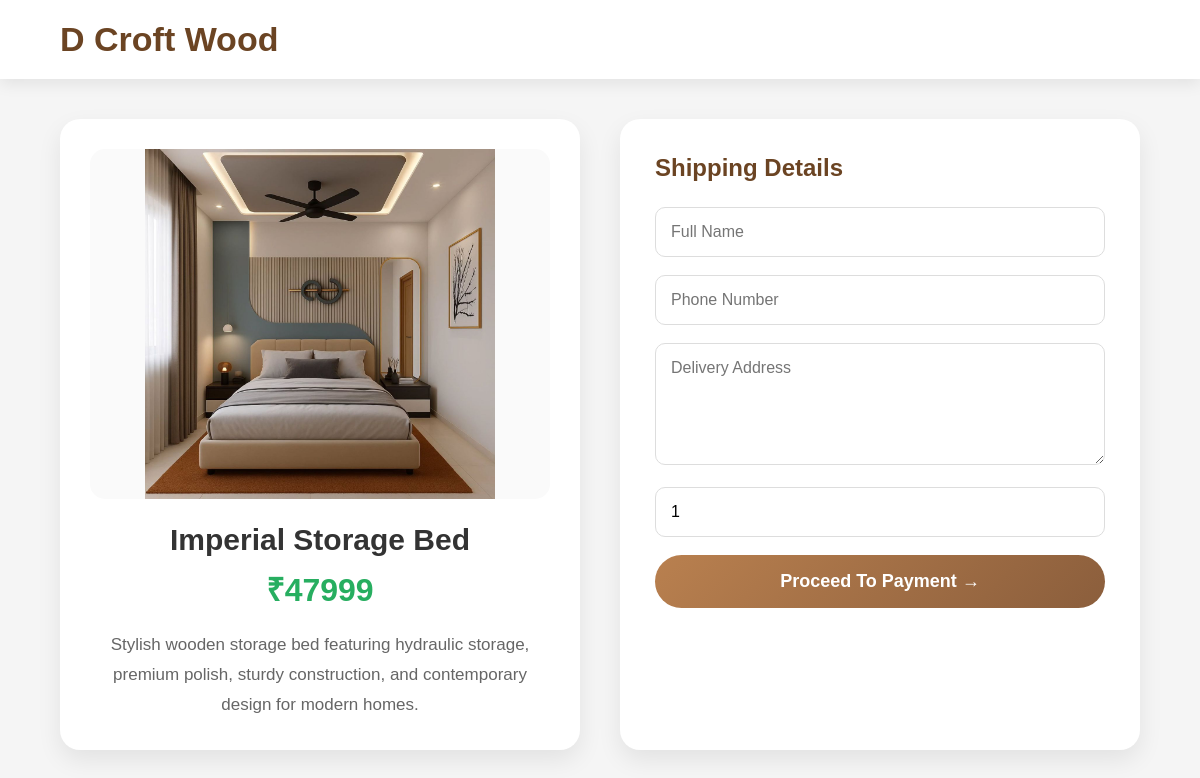
Before: /buy-now/18/ with the older database file.
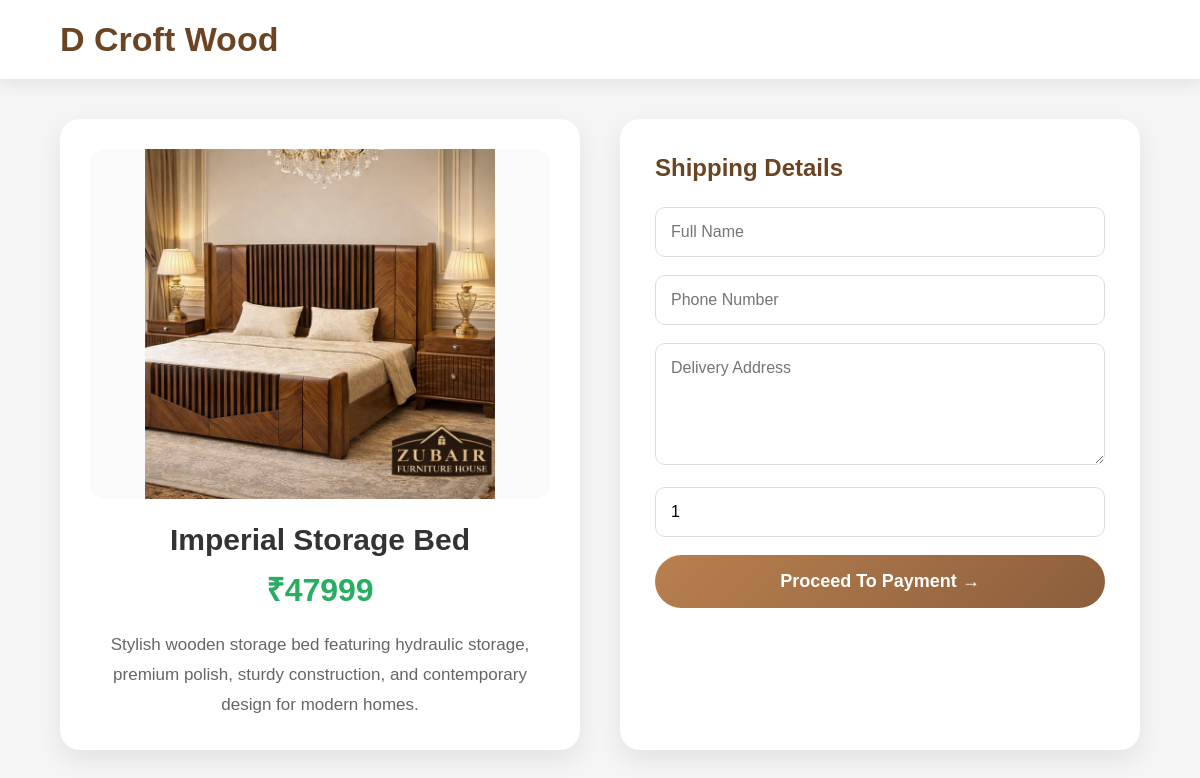
After: the same page with the newer database file.
### store/models.py (models this page shows, shortened)
class Product(models.Model):
    name = models.CharField(
        max_length=100
    )
    price = models.IntegerField()
    description = models.TextField()
    image = models.ImageField(
        upload_to='products/'
    )
    category = models.CharField(
        max_length=50,
        default="Furniture"
    )
    material = models.CharField(
        max_length=100,
        default="Wood"
    )
    dimensions = models.CharField(
        max_length=100,
        default="Standard Size"
    )

### store/views.py (the view)
def buy_now(request, id):
    product = Product.objects.get(id=id)
    return render(
        request,
        "order.html",
        {
            "product": product
        }
    )

### store/templates/order.html (shortened to what this page needs)
<!DOCTYPE html>
<html>
<head>
</head>
<body>
<div class="header">
<div class="logo">
D Croft Wood
</div>
</div>
<div class="container">
<div class="product-card">
<img src="{{ product.image.url }}">
<h2>{{ product.name }}</h2>
<div class="price">
₹{{ product.price }}
</div>
<p>
{{ product.description }}
</p>
</div>
<div class="form-card">
<h2>Shipping Details</h2>
<form method="POST" action="{% url 'payment' %}">
<input
type="text"
name="name"
placeholder="Full Name"
required>
<input
type="text"
name="phone"
placeholder="Phone Number"
required>
<textarea
name="address"
rows="5"
placeholder="Delivery Address"
required></textarea>
<input
type="number"
name="quantity"
value="1"
min="1">
<button type="submit">
Proceed To Payment →
</button>
</form>
</div>
</div>
</body>
</html>

Changed rows visible on the page:
changed Product "Imperial Storage Bed": image: a different picture
